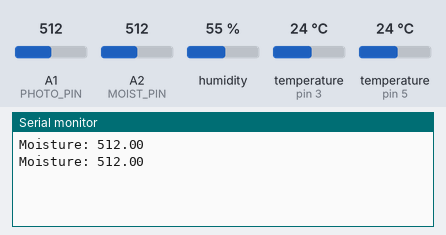
A sketch run on a simulated Arduino Uno, built with avr-gcc and run on an emulated ATmega328P. Shown: the last lines printed to the serial monitor. The inputs (shaded band) are chosen by the test bench; at power-on: A2 (MOIST_PIN) = 512, A1 (PHOTO_PIN) = 512, humidity 55 %, temperature (sensors on pin 3, pin 5) 24 °C. No radio packets arrive unless stated.

Above: at 3.3 s.
3.4 s: A2 (MOIST_PIN) set to 716
At 5.1 s:
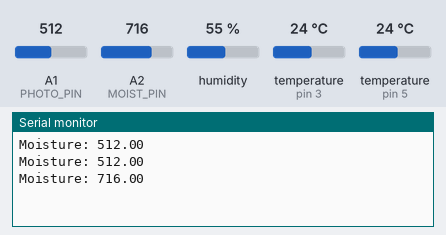
5.9 s: A2 (MOIST_PIN) set to 992
At 7.5 s:
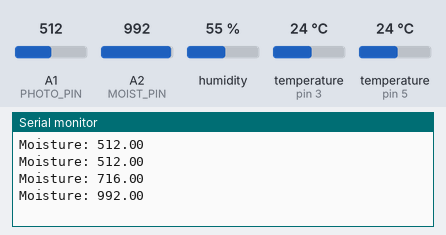
Timing chart, 0 to 9.0 s (numbered marks = the images above; inputs shaded):
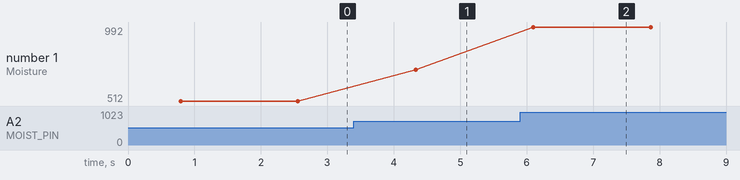

Measured:
- after the input at 3.4 s, the serial monitor: prints a new line after 0.93 s (image 1)
- after the input at 5.9 s, the serial monitor: prints a new line after 0.20 s (image 2)
- plotted number 1: 512 → 716 after the input at 3.4 s, 716 → 992 after the input at 5.9 s

The sketch:

plant_transmitter.ino
```cpp
#include <SPI.h>
#include <nRF24L01.h>
#include <RF24.h>
#include <OneWire.h>
#include <DallasTemperature.h>
#include "DHT.h"

//Constatns
#define ONE_WIRE_BUS 3
#define PHOTO_PIN A1
#define MOIST_PIN A2
#define DHT_PIN 5
#define DHTTYPE DHT22

//Temperature sensor objects
OneWire oneWire(ONE_WIRE_BUS);
DallasTemperature sensors(&oneWire);

//DHT object
DHT dht(DHT_PIN, DHTTYPE);

//Radio objects
RF24 radio(7,8);
uint8_t address[] = {0xE0, 0xE0, 0xF1, 0xF1, 0xE0};

//Plant data struct package sent over RF24
struct package {
  float temperature;
  float light;
  float humidity;
  float moisture;
};
typedef struct package Package;
Package data;

void setup() {
  Serial.begin(9600);
  radio.begin();
  radio.openWritingPipe(address);
  radio.setChannel(0x76);
  radio.setPALevel(RF24_PA_MAX);
  radio.stopListening();

//Temperature sensor begin()
  sensors.begin();

  dht.begin();
}

void loop() {
  //  Temperature sensors
  sensors.requestTemperatures();
  data.temperature = sensors.getTempCByIndex(0);
  //Photoresistor
  data.light = analogRead(PHOTO_PIN);
  //  Moisture sensor
  data.moisture = analogRead(MOIST_PIN);
  // Humidity sensor
  data.humidity = dht.readHumidity();

//Send the data struct and the size of the data struct
  radio.write(&data, sizeof(data));

  Serial.print("Moisture: "); Serial.println(data.moisture);
  delay(1000);
}
```
